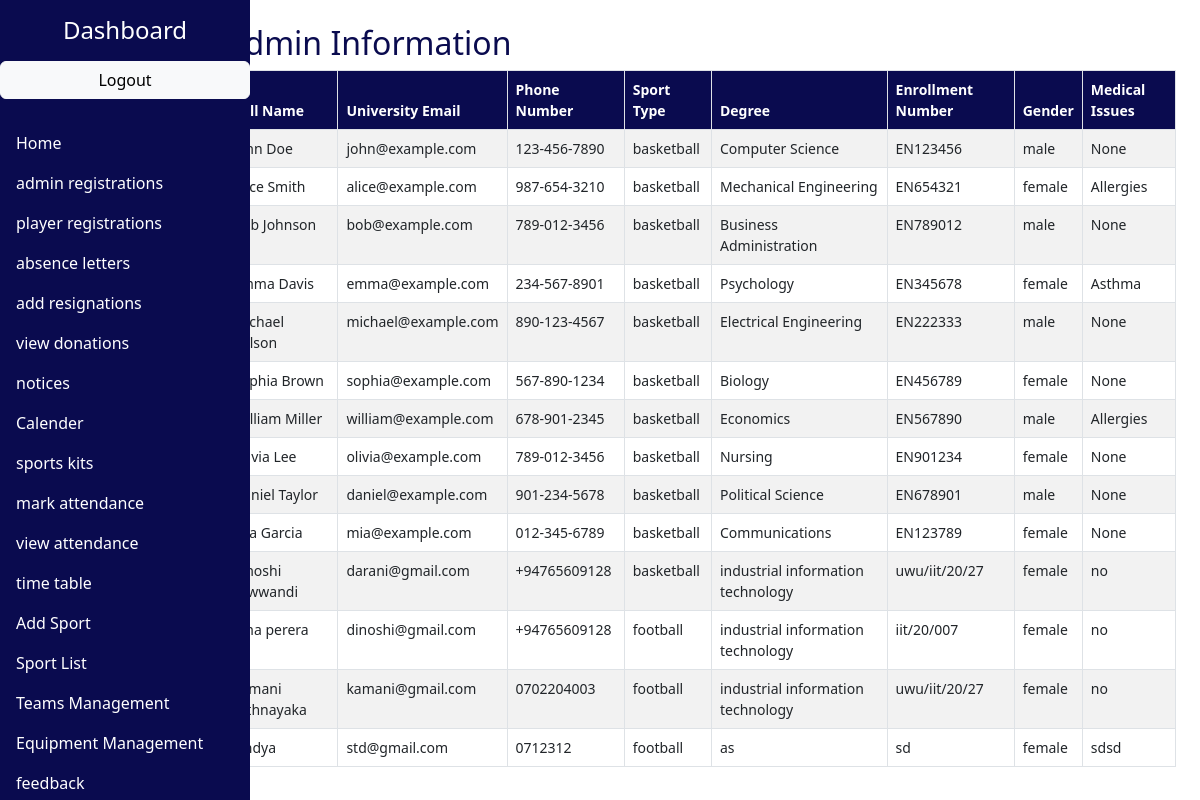
/player_registrations.php, run on the app's committed database.
### tables this page shows
CREATE TABLE `university_students` (
  `id` int(11) NOT NULL,
  `full_name` varchar(255) NOT NULL,
  `address` varchar(255) NOT NULL,
  `district` varchar(255) NOT NULL,
  `birthday` date NOT NULL,
  `nic` varchar(12) NOT NULL,
  `degree` varchar(255) NOT NULL,
  `faculty` varchar(255) NOT NULL,
  `enrollment_no` varchar(20) NOT NULL,
  `phone_no` varchar(15) NOT NULL,
  `university_email` varchar(255) NOT NULL,
  `password` varchar(255) NOT NULL,
  `gender` enum('male','female') NOT NULL,
  `sport_type` varchar(20) NOT NULL,
  `medical_issues` text NOT NULL,
  `confirm_password` varchar(255) NOT NULL
);

### classes/User.php (called while the page is built, shortened)
<?php
class User {
    public static function getAllPlayers($con) {
        try {
            $query = "SELECT * FROM university_students";
            $pstmt = $con->query($query);
            return $pstmt->fetchAll(PDO::FETCH_ASSOC);
        } catch (PDOException $exc) {
            die("Error getting players: " . $exc->getMessage());
        }
    }
}

### player_registrations.php (the view, shortened to what this page needs)
<?php
require_once 'classes/DbConnector.php';
require_once 'classes/User.php';
$con = DbConnector::getConnection();
$users = User::getAllPlayers($con);
?>
<!DOCTYPE html>
<html lang="en">
<head>
  <link href="https://cdn.jsdelivr.net/npm/bootstrap@5.3.0/dist/css/bootstrap.min.css" rel="stylesheet">
</head>
<body>
 <div class="container-fluid">
    <div class="row">
     <nav class="col-md-2 col-12 sidebar p-0">
             <div class="position-sticky">
          <h4 class="my-3 text-center">Dashboard</h4>
          <ul class="nav flex-column">
            <a href="logout.php" class="btn btn-outline-light btn-primary btn-light" style="color: black;">Logout</a>
<br>
                      <li class="nav-item">
                      <a class="nav-link active" href="admin_dashboard.php">Home</a>
                    </li>
                        <li class="nav-item">
                            <a class="nav-link active" href="admin_registrations.php">admin registrations</a>
                        </li>
                        <li class="nav-item">
                            <a class="nav-link active" href="player_registrations.php">player registrations</a>
                        </li>
                        <li class="nav-item">
                            <a class="nav-link active" href="admin_absence_letters.php">absence letters</a>
                        </li>
                        <li class="nav-item">
                            <a class="nav-link active" href="add_resignation.php">add resignations</a>
                        </li>
                        <li class="nav-item">
                            <a class="nav-link active" href="view_donation.php">view donations</a>
                        </li>
                        <li class="nav-item">
                            <a class="nav-link active" href="admin_notices.php">notices</a>
                        </li>
                        <li class="nav-item">
                            <a class="nav-link active" href="admin_event.php">Calender</a>
                        </li>
                          <li class="nav-item">
                            <a class="nav-link active" href="admin_sport_kit.php">sports kits</a>
                        </li>
                          <li class="nav-item">
                            <a class="nav-link active" href="mark_attendence.php">mark attendance</a>
                        </li>
                          <li class="nav-item">
                            <a class="nav-link active" href="view_attendance1.php">view attendance</a>
                        </li>
                          <li class="nav-item">
                            <a class="nav-link active" href="2.php">time table</a>
                        </li>
                        <li class="nav-item">
                          <a class="nav-link active" href="./add_sport.php">Add Sport</a>
                        </li>
                        <li class="nav-item">
                          <a class="nav-link active" href="./list_sports.php">Sport List</a>
                        </li>
                        <li class="nav-item">
                          <a class="nav-link active" href="./Teams.php">Teams Management</a>
                        </li>
                        <li class="nav-item">
                            <a class="nav-link active" href="./EquipmentStock.php">Equipment Management</a>
                        </li>
            <li class="nav-item">
              <a class="nav-link active" href="admin_feedback.php">feedback</a>
            </li>
          </ul>
        </div>
      </nav>
      <main class="col-md-10 col-12 ms-sm-auto">
        <div class="container mt-4">
          <h2 style="color:#0A0B4F;">Admin Information</h2>
          <div class="table-responsive">
            <table class="table table-striped">
              <thead>
                <tr>
                  <th>Full Name</th>
                  <th>University Email</th>
                  <th>Phone Number</th>
                  <th>Sport Type</th>
                  <th>Degree</th>
                  <th>Enrollment Number</th>
                  <th>Gender</th>
                  <th>Medical Issues</th>
                </tr>
              </thead>
              <tbody>
                <?php foreach ($users as $user) { ?>
                  <tr>
                    <td>
                      <?php echo $user['full_name']; ?>
                    </td>
                    <td>
                      <?php echo $user['university_email']; ?>
                    </td>
                    <td>
                      <?php echo $user['phone_no']; ?>
                    </td>
                    <td>
                      <?php echo $user['sport_type']; ?>
                    </td>
                    <td>
                      <?php echo $user['degree']; ?>
                    </td>
                    <td>
                      <?php echo $user['enrollment_no']; ?>
                    </td>
                    <td>
                      <?php echo $user['gender']; ?>
                    </td>
                    <td>
                      <?php echo $user['medical_issues']; ?>
                    </td>
                  </tr>
                <?php } ?>
              </tbody>
            </table>
          </div>
        </div>
    </div>
  </div>
</body>
</html>

### player_registrations.php (style rules this page uses)
.sidebar { position: fixed; top: 0; left: 0; bottom: 0; background-color: #0A0B4F; color: white; overflow-y: auto; height: 100%; width: 250px; z-index: 1; padding: 20px; margin: 0; }
.sidebar .nav-link { color: white; }
.sidebar { background-color: #0A0B4F; color: white; min-height: 100vh; }
.table { font-size: 14px; }
.table th, .table td { border: 1px solid #dee2e6; padding: 8px; }
.table th { background-color: #0A0B4F; color: white; }
.table-striped tbody tr:nth-of-type(odd) { background-color: #f2f2f2; }

### data on the page
university_students: full_name "John Doe", university_email "john@example.com", phone_no "123-456-7890", sport_type "basketball", degree "Computer Science", enrollment_no "EN123456", gender "male", medical_issues "None"
university_students: full_name "Alice Smith", university_email "alice@example.com", phone_no "987-654-3210", sport_type "basketball", degree "Mechanical Engineering", enrollment_no "EN654321", gender "female", medical_issues "Allergies"
university_students: full_name "Bob Johnson", university_email "bob@example.com", phone_no "789-012-3456", sport_type "basketball", degree "Business Administration", enrollment_no "EN789012", gender "male", medical_issues "None"
university_students: full_name "Emma Davis", university_email "emma@example.com", phone_no "234-567-8901", sport_type "basketball", degree "Psychology", enrollment_no "EN345678", gender "female", medical_issues "Asthma"
university_students: full_name "Michael Wilson", university_email "michael@example.com", phone_no "890-123-4567", sport_type "basketball", degree "Electrical Engineering", enrollment_no "EN222333", gender "male", medical_issues "None"
university_students: full_name "Sophia Brown", university_email "sophia@example.com", phone_no "567-890-1234", sport_type "basketball", degree "Biology", enrollment_no "EN456789", gender "female", medical_issues "None"
university_students: full_name "William Miller", university_email "william@example.com", phone_no "678-901-2345", sport_type "basketball", degree "Economics", enrollment_no "EN567890", gender "male", medical_issues "Allergies"
university_students: full_name "Olivia Lee", university_email "olivia@example.com", phone_no "789-012-3456", sport_type "basketball", degree "Nursing", enrollment_no "EN901234", gender "female", medical_issues "None"
university_students: full_name "Daniel Taylor", university_email "daniel@example.com", phone_no "901-234-5678", sport_type "basketball", degree "Political Science", enrollment_no "EN678901", gender "male", medical_issues "None"
university_students: full_name "Mia Garcia", university_email "mia@example.com", phone_no "012-345-6789", sport_type "basketball", degree "Communications", enrollment_no "EN123789", gender "female", medical_issues "None"
university_students: full_name "dinoshi sewwandi", university_email "darani@gmail.com", phone_no "+94765609128", sport_type "basketball", degree "industrial information technology", enrollment_no "uwu/iit/20/27", gender "female", medical_issues "no"
university_students: full_name "ama perera", university_email "dinoshi@gmail.com", phone_no "+94765609128", sport_type "football", degree "industrial information technology", enrollment_no "iit/20/007", gender "female", medical_issues "no"
university_students: full_name "kamani rathnayaka", university_email "kamani@gmail.com", phone_no "0702204003", sport_type "football", degree "industrial information technology", enrollment_no "uwu/iit/20/27", gender "female", medical_issues "no"
university_students: full_name "vindya", university_email "std@gmail.com", phone_no "0712312", sport_type "football", degree "as", enrollment_no "sd", gender "female", medical_issues "sdsd"
